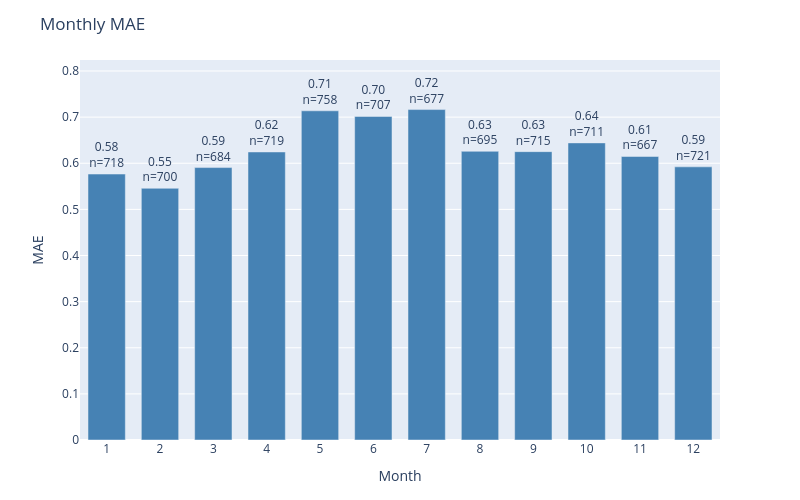

Here is the notebook cell this chart was saved with:
### Code cell
plot_error_by_group(
    df=results_test,
    y_true_col='actual',
    y_pred_col='prediction',
    date_col='dt_prediction',
    group_by='month',
    metric='mae',
    title='Monthly MAE'
)

### Figure 1 — Plotly figure (JSON) as saved in the notebook; plotly's stock layout.template omitted (floating-point values rounded to 4 significant figures)
{"data": [{"marker": {"color": "steelblue"}, "text": ["0.58<br>n=718", "0.55<br>n=700", "0.59<br>n=684", "0.62<br>n=719", "0.71<br>n=758", "0.70<br>n=707", "0.72<br>n=677", "0.63<br>n=695", "0.63<br>n=715", "0.64<br>n=711", "0.61<br>n=667", "0.59<br>n=721"], "textposition": "outside", "type": "bar", "x": ["1", "2", "3", "4", "5", "6", "7", "8", "9", "10", "11", "12"], "y": [0.5766, 0.5457, 0.5906, 0.6245, 0.7137, 0.7016, 0.7164, 0.6259, 0.6252, 0.6442, 0.6147, 0.5922]}], "layout": {"bargap": 0.3, "height": 500, "margin": {"b": 60, "t": 60}, "title": {"text": "Monthly MAE"}, "uniformtext": {"minsize": 8, "mode": "hide"}, "width": 800, "xaxis": {"title": {"text": "Month"}}, "yaxis": {"range": [0, 0.8239], "title": {"text": "MAE"}}}}
